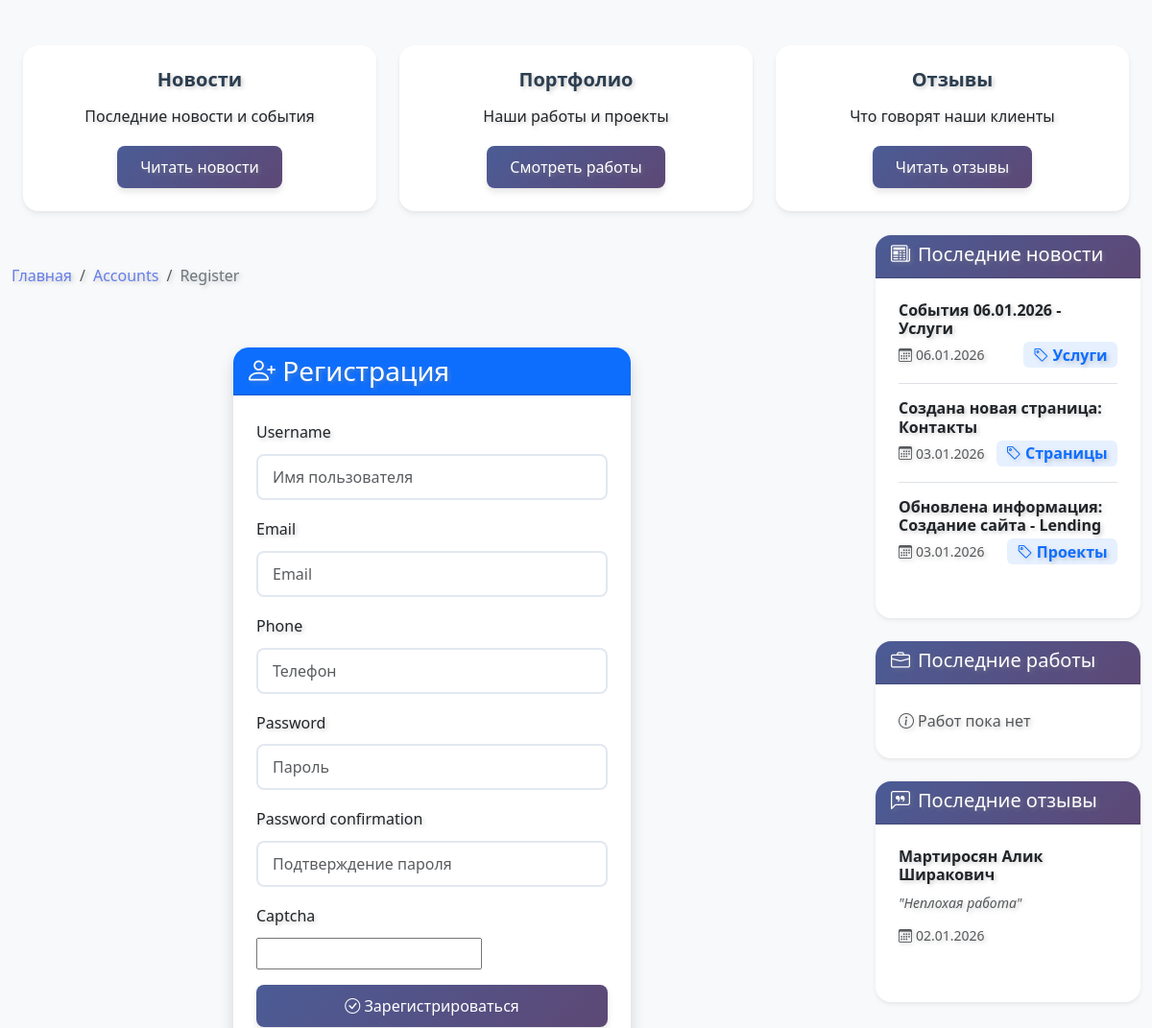
The page /accounts/register/ (middle part) on the database as committed earlier.
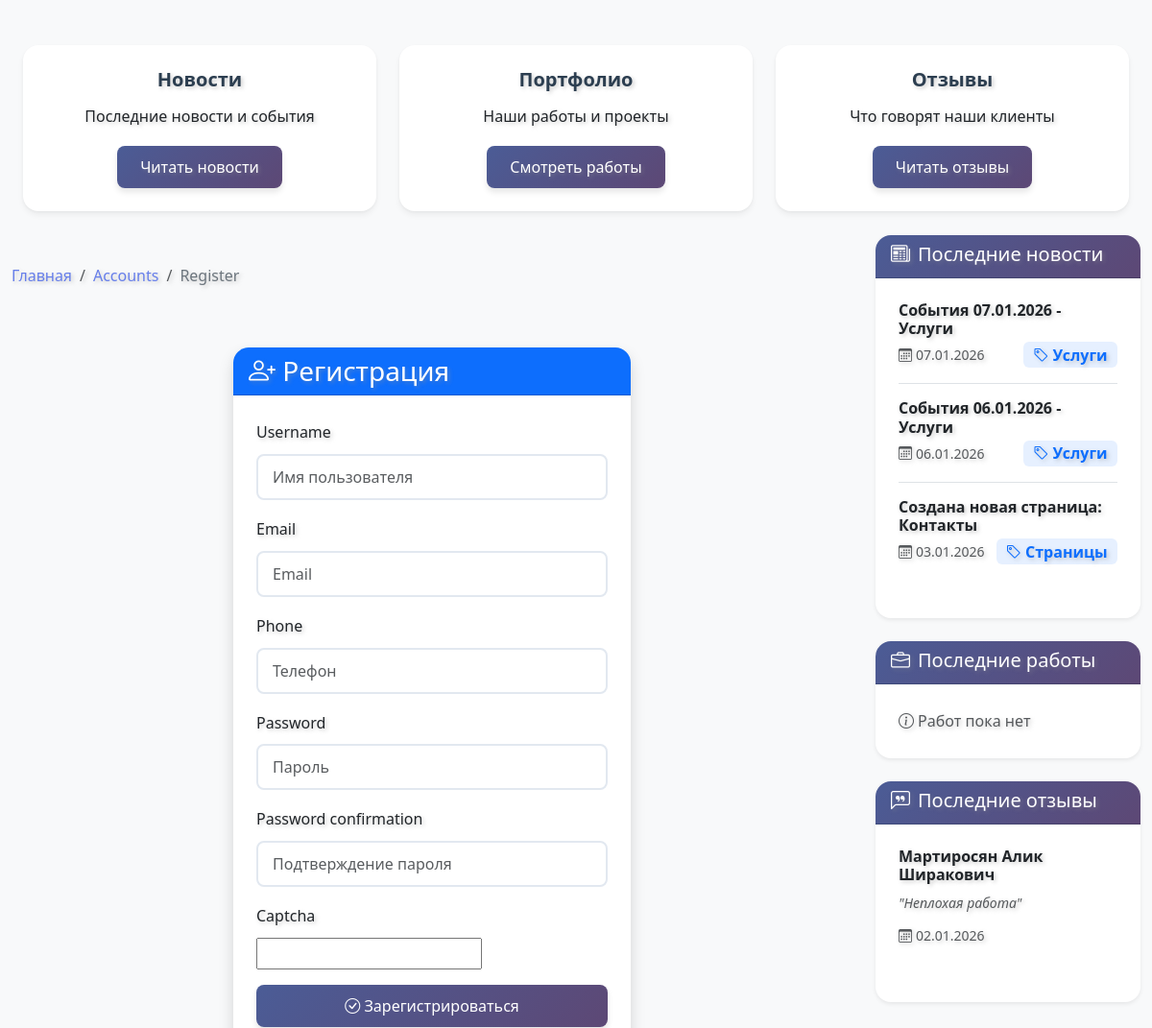
The same page on the database as committed later.
### news/models.py (models this page shows, shortened)
class News(ActiveModel, SEOModel, TimestampModel):
    title = models.CharField(max_length=200, verbose_name="Заголовок")
    slug = models.SlugField(unique=True, verbose_name="URL")
    category = models.ForeignKey(
        NewsCategory, on_delete=models.CASCADE, verbose_name="Категория"
    )
    news_date = models.DateField(
        default=timezone.now,
        verbose_name="Дата новости",
        help_text="Дата, к которой относятся события (год, месяц, день)"
    )
    image = models.ImageField(
        upload_to=RenameUploadTo("news/images/"),
        verbose_name="Изображение",
        blank=True,
        null=True
    )
    content = HTMLField(verbose_name="Контент", default="<p>Контент сайта</p>")
    views = models.IntegerField(default=0, verbose_name="Просмотры")
    class Meta:
        verbose_name = "Новость"
        verbose_name_plural = "Новости"
        ordering = ["-news_date", "-created_at"]
        unique_together = [['category', 'news_date']]

class NewsCategory(ActiveModel, SEOModel, HeaderModel):
    name = models.CharField(max_length=100, verbose_name="Название")
    slug = models.SlugField(unique=True, verbose_name="URL")
    logo = models.ImageField(upload_to=RenameUploadTo("news/categories/"), verbose_name="Логотип")
    description = models.TextField(verbose_name="Описание")
    content = HTMLField(verbose_name="Описание на странице", default="<p>Описание</p>")
    order = models.IntegerField(default=0, verbose_name="Порядок")
    class Meta:
        verbose_name = "Категория новостей"
        verbose_name_plural = "Категории новостей"
        ordering = ["order", "name"]

### reviews/models.py (models this page shows, shortened)
class Review(TimestampModel):
    STATUS_CHOICES = (
        ("pending", "На модерации"),
        ("approved", "Одобрено"),
        ("rejected", "Отклонено"),
    )
    full_name = models.CharField(max_length=200, verbose_name="ФИО")
    phone = models.CharField(max_length=20, verbose_name="Телефон")
    email = models.EmailField(verbose_name="Email")
    content = models.TextField(verbose_name="Текст отзыва")
    status = models.CharField(
        max_length=10, choices=STATUS_CHOICES, default="pending", verbose_name="Статус"
    )
    class Meta:
        verbose_name = "Отзыв"
        verbose_name_plural = "Отзывы"
        ordering = ["-created_at"]

### accounts/views.py (the view)
# urls.py: path("register/", views.register_view, name="register"),
def register_view(request):
    if request.user.is_authenticated:
        return redirect("accounts:profile")
    if request.method == "POST":
        form = UserRegistrationForm(request.POST)
        if form.is_valid():
            user = form.save()
            login(request, user)
            messages.success(request, "Регистрация прошла успешно!")
            return redirect("accounts:profile")
    else:
        form = UserRegistrationForm()
    return render(request, "accounts/register.html", {"form": form})

### templates/accounts/register.html (shortened to what this page needs)
{% extends "base.html" %}
{% load static %}
{% block content %}
<div class="container mt-5">
    <div class="row justify-content-center">
        <div class="col-md-6">
            <div class="card shadow">
                <div class="card-header bg-primary text-white">
                    <h3 class="mb-0"><i class="bi bi-person-plus"></i> Регистрация</h3>
                </div>
                <div class="card-body">
                    <form method="post">
                        <div class="mb-3">
                            <label for="{{ form.username.id_for_label }}" class="form-label">{{ form.username.label }}</label>
                            {{ form.username }}
                        </div>
                        <div class="mb-3">
                            <label for="{{ form.email.id_for_label }}" class="form-label">{{ form.email.label }}</label>
                            {{ form.email }}
                        </div>
                        <div class="mb-3">
                            <label for="{{ form.phone.id_for_label }}" class="form-label">{{ form.phone.label }}</label>
                            {{ form.phone }}
                        </div>
                        <div class="mb-3">
                            <label for="{{ form.password1.id_for_label }}" class="form-label">{{ form.password1.label }}</label>
                            {{ form.password1 }}
                        </div>
                        <div class="mb-3">
                            <label for="{{ form.password2.id_for_label }}" class="form-label">{{ form.password2.label }}</label>
                            {{ form.password2 }}
                        </div>
                        <div class="mb-3">
                            <label for="{{ form.captcha.id_for_label }}" class="form-label">{{ form.captcha.label }}</label>
                            <div class="captcha">{{ form.captcha }}</div>
                        </div>
                        <button type="submit" class="btn btn-primary w-100">
                            <i class="bi bi-check-circle"></i> Зарегистрироваться
                        </button>
                    </form>
                </div>
            </div>
        </div>
    </div>
</div>
{% endblock %}

### templates/base.html (shortened to what this page needs)
{% load static %}
<!DOCTYPE html>
<html lang="ru">
<head>
    <link href="https://cdn.jsdelivr.net/npm/bootstrap@5.3.0/dist/css/bootstrap.min.css" rel="stylesheet">
    <link href="https://cdn.jsdelivr.net/npm/bootstrap-icons@1.10.0/font/bootstrap-icons.css" rel="stylesheet">
    <link href="{% static 'css/style.css' %}" rel="stylesheet">
</head>
<body>
    <div class="container-fluid">
        <div class="row">
            <div class="col-12">
                {% include 'category-bl.html' %}
            </div>
            <div class="col-12 col-lg-9">
                <main class="py-3">
                    {% load breadcrumbs %}
                    {% breadcrumbs %}
                    {% block content %}
                    {% endblock %}
                </main>
            </div>
            <div class="col-12 col-lg-3">
                {% include 'includes/bl_news_sbar.html' %}
                {% include 'includes/bl_portfolio_sbar.html' %}
                {% include 'includes/bl_reviews_sbar.html' %}
            </div>
        </div>
    </div>
</body>
</html>

### templates/category-bl.html
<div class="container-fluid">
    <div class="row mt-5">
        <div class="col-md-4 text-center">
            <div class="card">
                <div class="card-body">
                    <h5 class="card-title">Новости</h5>
                    <p class="card-text">Последние новости и события</p>
                    <a href="{% url 'news:list' %}" class="btn btn-primary">Читать новости</a>
                </div>
            </div>
        </div>
        <div class="col-md-4 text-center">
            <div class="card">
                <div class="card-body">
                    <h5 class="card-title">Портфолио</h5>
                    <p class="card-text">Наши работы и проекты</p>
                    <a href="{% url 'portfolio:list' %}" class="btn btn-primary">Смотреть работы</a>
                </div>
            </div>
        </div>
        <div class="col-md-4 text-center">
            <div class="card">
                <div class="card-body">
                    <h5 class="card-title">Отзывы</h5>
                    <p class="card-text">Что говорят наши клиенты</p>
                    <a href="{% url 'reviews:list' %}" class="btn btn-primary">Читать отзывы</a>
                </div>
            </div>
        </div>
    </div>
</div>

### templates/includes/breadcrumbs.html
<nav aria-label="breadcrumb" class="mb-3">
    <ol class="breadcrumb">
        {% for breadcrumb in breadcrumbs %}
            {% if breadcrumb.active %}
                <li class="breadcrumb-item active" aria-current="page">
                    {{ breadcrumb.title }}
                </li>
            {% else %}
                <li class="breadcrumb-item">
                    <a href="{{ breadcrumb.url }}">{{ breadcrumb.title }}</a>
                </li>
            {% endif %}
        {% endfor %}
    </ol>
</nav>

### templates/includes/bl_news_sbar.html
<div class="card border-0 shadow-sm mb-4">
    <div class="card-header block-title-primary text-white">
        <h5 class="mb-1"><i class="bi bi-newspaper me-2"></i>Последние новости</h5>
    </div>
    <div class="card-body">
        {% for latest in latest_news %}
        <div class="mb-3 pb-3 {% if not forloop.last %}border-bottom{% endif %}">
            <h6 class="fw-semibold mb-1">
                <a href="{% url 'news:detail' latest.slug %}" class="text-decoration-none text-dark">
                    {{ latest.title }}
                </a>
            </h6>
            <div class="d-flex justify-content-between align-items-center">
                <small class="text-muted">
                    <i class="bi bi-calendar3 me-1"></i>{{ latest.created_at|date:"d.m.Y" }}
                </small>
                <span class="badge bg-primary bg-opacity-10 text-primary fs-6">
                    <i class="bi bi-tag me-1"></i>{{ latest.category.name }}
                </span>
            </div>
        </div>
        {% empty %}
        <p class="text-muted mb-0"><i class="bi bi-info-circle me-1"></i>Новостей пока нет</p>
        {% endfor %}
    </div>
</div>

### templates/includes/bl_portfolio_sbar.html
<div class="card border-0 shadow-sm mb-4">
    <div class="card-header block-title-primary text-white">
        <h5 class="mb-1"><i class="bi bi-briefcase me-2"></i>Последние работы</h5>
    </div>
    <div class="card-body">
        {% for work in latest_portfolio %}
        <div class="mb-3 pb-3 {% if not forloop.last %}border-bottom{% endif %}">
            <h6 class="fw-semibold mb-1">
                <a href="{% url 'portfolio:detail' work.slug %}" class="text-decoration-none text-dark">
                    {{ work.title }}
                </a>
            </h6>
            <div class="d-flex justify-content-between align-items-center">
                <small class="text-muted">
                    <i class="bi bi-calendar3 me-1"></i>{{ work.created_at|date:"d.m.Y" }}
                </small>
                <span class="badge bg-primary bg-opacity-10 text-primary fs-6">
                    <i class="bi bi-tag me-1"></i>{{ work.category.name }}
                </span>
            </div>
        </div>
        {% empty %}
        <p class="text-muted mb-0"><i class="bi bi-info-circle me-1"></i>Работ пока нет</p>
        {% endfor %}
    </div>
</div>

### templates/includes/bl_reviews_sbar.html
<div class="card border-0 shadow-sm mb-4">
    <div class="card-header block-title-primary text-white">
        <h5 class="mb-1"><i class="bi bi-chat-left-quote me-2"></i>Последние отзывы</h5>
    </div>
    <div class="card-body">
        {% for review in latest_reviews %}
        <div class="mb-3 pb-3 {% if not forloop.last %}border-bottom{% endif %}">
            <h6 class="fw-semibold mb-1">
                <a href="{% url 'reviews:list' %}" class="text-decoration-none text-dark">
                    {{ review.full_name }}
                </a>
            </h6>
            <div class="mb-2">
                <small class="text-muted fst-italic">
                    "{{ review.content|truncatewords:10 }}"
                </small>
            </div>
            <div class="d-flex justify-content-between align-items-center">
                <small class="text-muted">
                    <i class="bi bi-calendar3 me-1"></i>{{ review.created_at|date:"d.m.Y" }}
                </small>
            </div>
        </div>
        {% empty %}
        <p class="text-muted mb-0"><i class="bi bi-info-circle me-1"></i>Отзывов пока нет</p>
        {% endfor %}
    </div>
</div>

Rows that differ between the two databases and show on the page:
no longer on this page (row unchanged): News: title "Обновлена информация: Создание сайта - Lending", created_at "03.01.2026", category.name "Проекты"
added News: title "События 07.01.2026 - Услуги", created_at "07.01.2026", category.name "Услуги"
